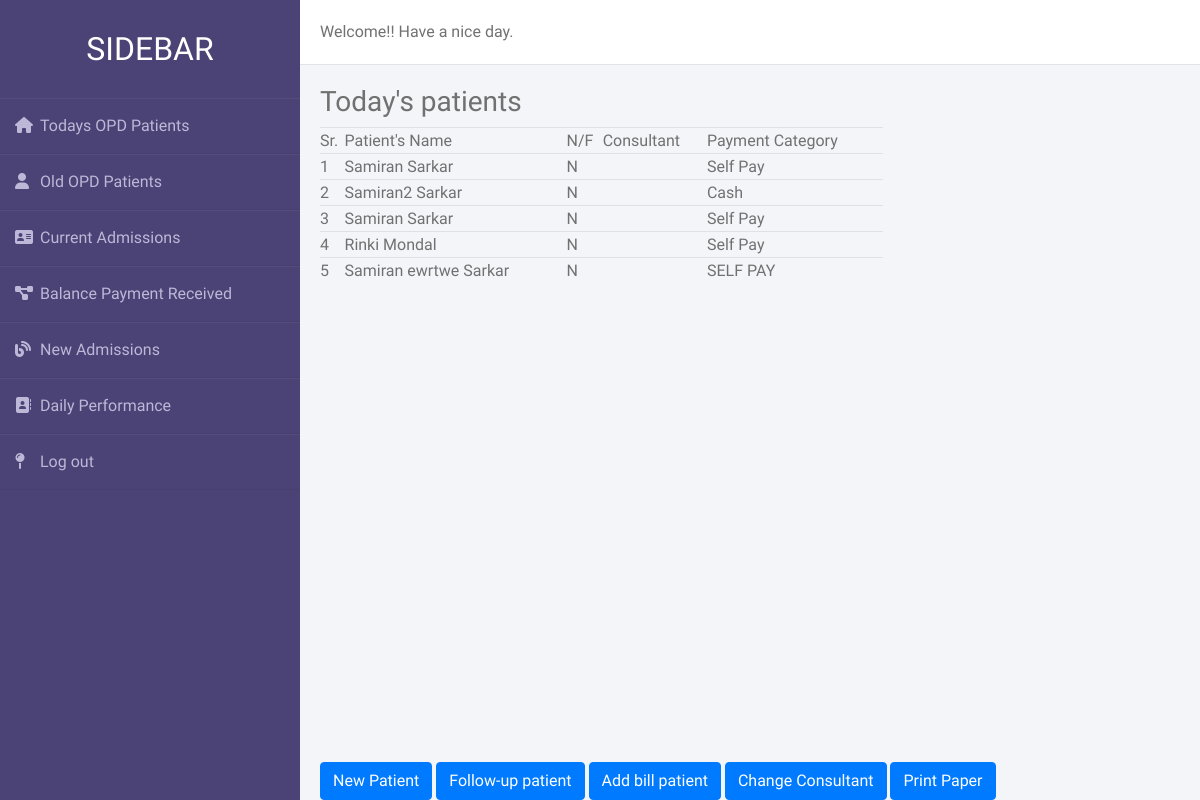
The page /today-opd-patients/ on the database as committed earlier.
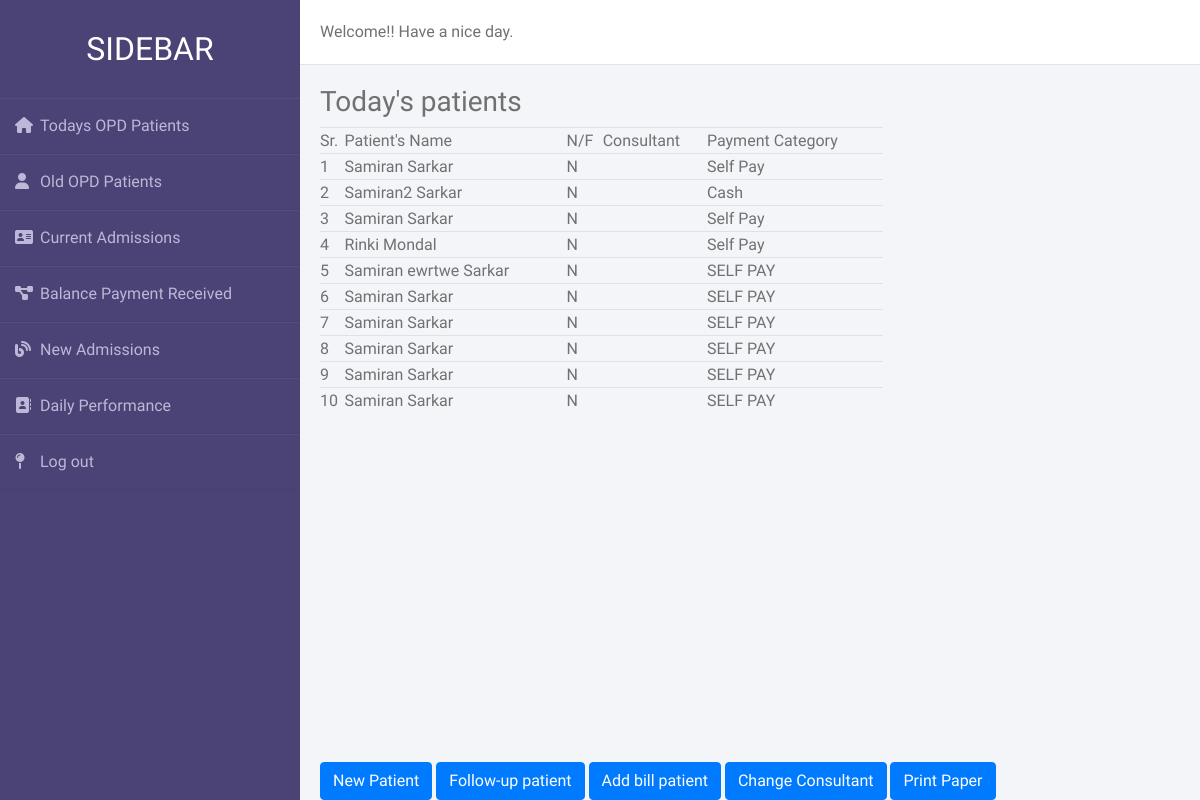
The same page on the database as committed later.
### users/models.py (models this page shows, shortened)
class Patients(models.Model):
    UhidNo = models.CharField(default=creatUhid, max_length=100)
    title = models.CharField(max_length=10)
    surname = models.CharField(max_length=50)
    firstName = models.CharField(max_length=50)
    middleName = models.CharField(max_length=50, default='', blank=True)
    BirthDate = models.DateField(null=True, blank=True)
    patient_status = models.CharField(max_length=15, default='N', blank=True)
    Age = models.IntegerField(default=0)
    gender = models.CharField(max_length=20)
    address = models.TextField(blank=True)
    tell_no = models.CharField(max_length=10)
    ref_by = models.CharField(max_length=100)
    paymentBy = models.CharField(max_length=10)
    id_proof_name = models.CharField(max_length=100)
    id_prof_details = models.CharField(max_length=20)
    Weight = models.DecimalField(max_digits=10, decimal_places=3, default=0.000)
    created_at = models.DateTimeField(auto_now_add=True)
    created_by = models.CharField(max_length=50, blank=True, null=True)

### pages/views.py (the view, shortened to what this page needs)
# urls.py: path('today-opd-patients/', views.todayOpdPatients, name="todayOpdPatients"),
def todayOpdPatients(request):
    context ={}
    today = datetime.date.today()
    today_patient = Patients.objects.all()
    context['patients'] = today_patient
    context['form'] = PatientsUhiForm()
    context['consultants'] = Consultants.objects.all()
    print(Consultants.objects.all())
    return render(request, 'todayOPDPatients.html', context)

### users/models.py (called while the page is built)
def creatUhid():
    dates = date.today()
    year = dates.year
    total_patients = Patients.objects.filter(created_at__year = year).count()
    if total_patients < 9:
        text = '{0}/000{1}'.format(str(year), str(total_patients+1))
    elif (total_patients <99) and (total_patients >=10):
        text = '{0}/00{1}'.format(str(year), str(total_patients+1))
    elif (total_patients <999 ) and (total_patients >=100):
        text = '{0}/0{1}'.format(str(year), str(total_patients+1))
    else:
        text = '{0}/{1}'.format(str(year), str(total_patients+1))
    return text

    def __str__(self):
        return self.name

### templates/todayOPDPatients.html (shortened to what this page needs)
{% extends './base2.html' %}
{% block content %}
<div class='row'>
    <div class='col-8'>
        <h3>Today's patients</h3>
        <table class="table" id='patientTable'>
            <thead>
                <tr>
                    <td scope="col">Sr.</td>
                    <td scope="col">Patient's Name</td>
                    <td scope="col">N/F</td>
                    <td scope="col">Consultant</td>
                    <td scope="col">Payment Category</td>
                </tr>
            </thead>
            <tbody>
                {% for patient in patients %}
                <tr id='p{{patient.id}}'>
                    <td>{{ forloop.counter }} </td>
                    <td> {{ patient.firstName}} {{ patient.middleName }} {{ patient.surname }} </td>
                    <td>{{ patient.patient_status }}</td>
                    <td>{{ patient.Consultants.name }}</td>
                    <td> {{ patient.paymentBy}} </td>
                </tr>
                {% endfor %}
            </tbody>
        </table>
    </div>
    <div class="col-4">
    </div>
</div>
<div class='functionButtons'>
    <button type="button" class="btn btn-primary" data-toggle="modal" data-target="#newPatient">
        New Patient
    </button>
    <button type="button" class="btn btn-primary" data-toggle="modal" data-target="#">
        Follow-up patient
    </button>
    <button type="button" id="billButton" class="btn btn-primary" data-toggle="modal" data-target="#billMOdal">
        Add bill patient
    </button>
    <button type="button" class="btn btn-primary" data-toggle="modal" data-target="#">
        Change Consultant
    </button>
    <button type="button" class="btn btn-primary" data-toggle="modal" data-target="#">
        Print Paper
    </button>
</div>
{% endblock %}

Rows that differ between the two databases and show on the page:
added Patients: firstName "Samiran", surname "Sarkar", patient_status "N", paymentBy "SELF PAY"
added Patients: firstName "Samiran", surname "Sarkar", patient_status "N", paymentBy "SELF PAY"
added Patients: firstName "Samiran", surname "Sarkar", patient_status "N", paymentBy "SELF PAY"
added Patients: firstName "Samiran", surname "Sarkar", patient_status "N", paymentBy "SELF PAY"
added Patients: firstName "Samiran", surname "Sarkar", patient_status "N", paymentBy "SELF PAY"
